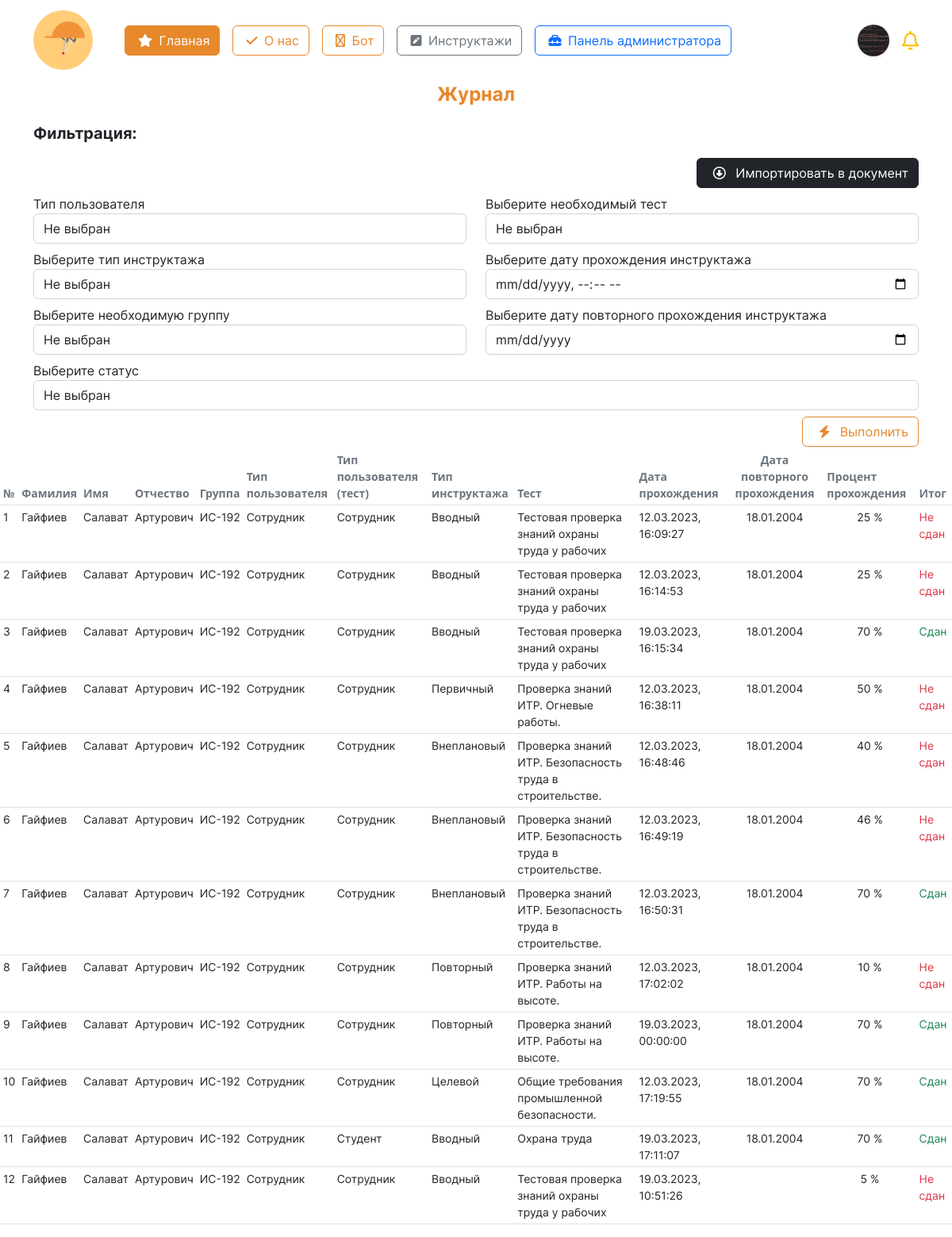
/account/journal/ (signed in), run on an earlier commit of the app's database.
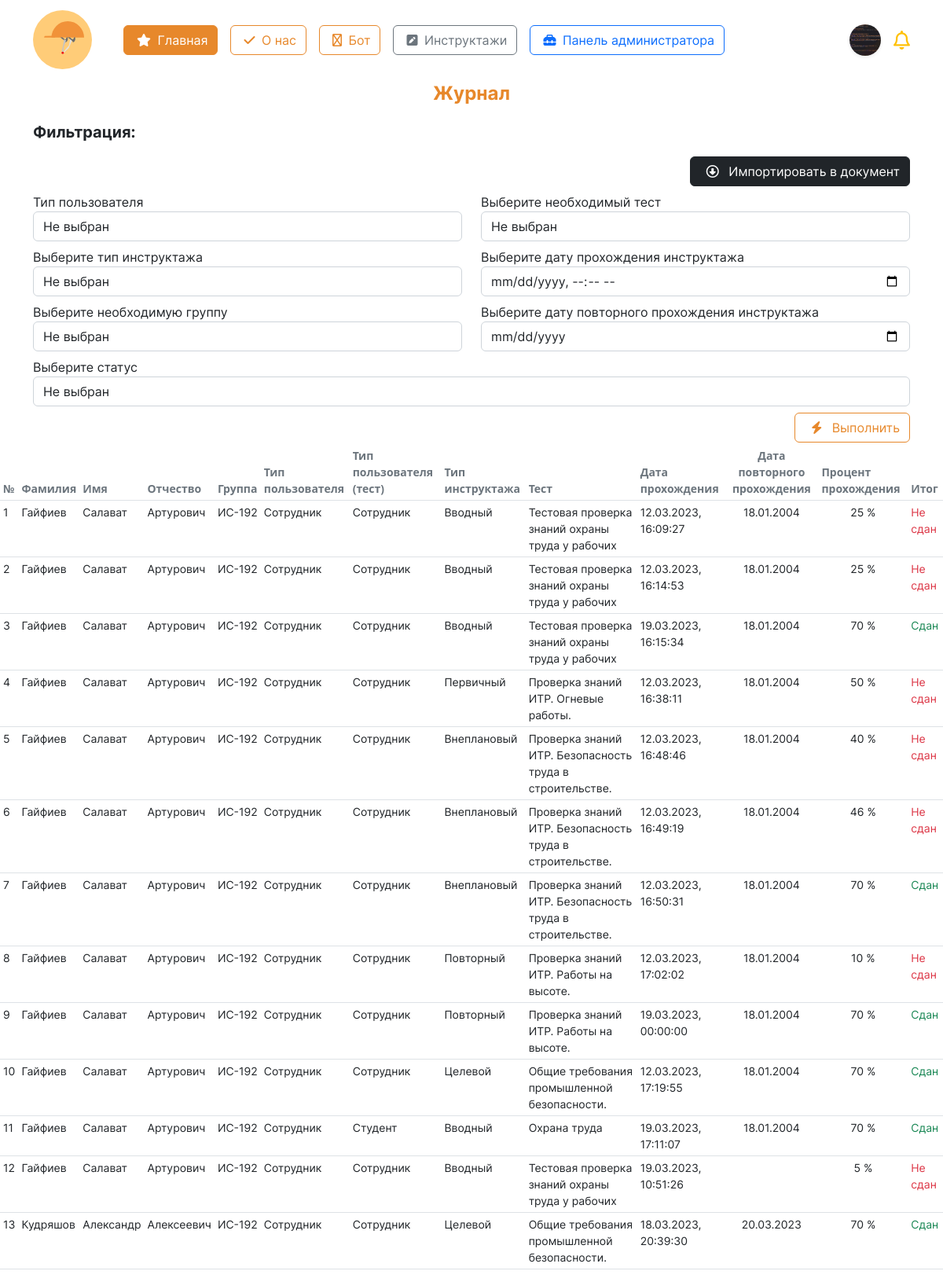
And on a later commit of the database.
### initru/models.py (models this page shows, shortened)
class CustomUser(AbstractUser):  # custom user for Users with django
    gen = (
        ('m', 'Мужской'),
        ('j', 'Женский')
    )
    patronymic = models.CharField(
        'Отчество',
        max_length=250,
    )
    gender = models.CharField(
        'Пол', choices=gen,
        max_length=3, null=True,
    )
    birthday_date = models.DateField(
        'Дата рождения', null=True,
    )
    region  = models.ForeignKey(
        Region, on_delete=models.CASCADE,
        null=True, verbose_name='Регион',
    )
    city  = ChainedForeignKey(
        City,
        chained_field='region',
        chained_model_field="region",
        show_all=False,
        auto_choose=True,
        null=True,
        sort=True, verbose_name = 'Город')
    street  = models.ForeignKey(
        Street, on_delete=models.CASCADE,
        null=True, verbose_name='Улица',
    )
    house = models.IntegerField(
        "Номер дома", null=True,
    )
    flat = models.IntegerField(
        'Этаж', null=True,
    )
    avatar = models.ImageField(
        'Изображение пользователя',
        upload_to='images/users/',
        null=True,
        blank=True,
    )
    phone_number = models.CharField(
        'Номер телефона', max_length=20,unique=True,
        blank=False, null=True,
    )
    type_user  = models.ForeignKey(
        typeuser, on_delete=models.CASCADE,
        verbose_name='Тип пользователя', null=True,
    )
    groupStud  = models.ForeignKey(
        Groups, on_delete=models.CASCADE,
        verbose_name='Группа', null=True,
        blank=True
    )
    role  = models.ForeignKey(
        role, on_delete=models.CASCADE,
        null=True, verbose_name='Роль',
    )
    date_end = models.DateField(
        'Дата завершения зачисления',
        null=True,
    )

class res(models.Model):
    user  = models.ForeignKey( CustomUser, on_delete=models.CASCADE, verbose_name='Пользователь')
    instruction  = models.ForeignKey( inst, on_delete=models.CASCADE, verbose_name='Инструктаж')
    quiz = models.ForeignKey(test, on_delete=models.CASCADE, verbose_name= 'Тест')
    date_instruction = models.DateTimeField( 'Дата прохождения инструктажа')
    date_instruction_end = models.DateField('Повторное прохождение', null=True)
    result = models.IntegerField( 'Результат в %')
    mark = models.CharField('Прошел', max_length=255)
    class Meta:
        verbose_name = 'Результат'
        verbose_name_plural = 'Результаты'

class Groups(models.Model):
    name_group = models.CharField(
        'Название группы',
        max_length=8
    )
    special  = models.ForeignKey(
        Spec, on_delete=models.CASCADE,
        null=False, verbose_name='Специальность'
    )
    class Meta:
        verbose_name = 'Группа'
        verbose_name_plural = 'Группы'
    def __str__(self):
        return f'{self.name_group}'

class typeuser(models.Model):
    name_type_user = models.CharField(
        "Название типа пользователя",
        max_length=15
    )
    class Meta:
        verbose_name = 'Тип пользователя'
        verbose_name_plural = 'Тип пользователей'
    def __str__(self):
        return f'{self.name_type_user}'

class test(models.Model):
    instruction = models.ForeignKey( inst, on_delete=models.CASCADE, verbose_name='Инструктаж' )
    name_test = models.CharField( 'Название теста инструктажа', max_length=125 )
    number_of_questions = models.IntegerField('Количество вопросов') ##
    time = models.IntegerField('Ограничение по времени') ##
    required_score_to_pass = models.IntegerField('Рекомендуемый балл в %', help_text='Рекомендуемый балл в %')
    type_user  = models.ForeignKey(typeuser, on_delete=models.CASCADE, verbose_name='Тип пользователя')
    file = models.FileField( 'Файл к тесту', upload_to='instr/', null=True, blank=True)
    class Meta:
        verbose_name = 'Тест'
        verbose_name_plural = 'Тесты'

class inst(models.Model):
    name_instruction = models.CharField(
        'Название инструктажа',
        max_length=64
    )
    date_period = models.IntegerField(
        'Период инструктажа'
    )
    class Meta:
        verbose_name = 'Инструктаж'
        verbose_name_plural = 'Инструктажи'

### initru/views.py (the view, shortened to what this page needs)
# urls.py: path('account/journal/', journalView, name = "journal_view"),
@login_required(login_url='account/login/')
def journalView(request):
    page_name = 'forOss/journal.html'
    obj_res = None # Для результатов
    obj_briefs = inst.objects.all()
    obj_type_users = typeuser.objects.all()
    obj_groups = Groups.objects.all()
    obj_quizes = test.objects.all()
    obj_results_user = res.objects.all()
    values = {
        'type_brief': obj_briefs,
        'type_users': obj_type_users,
        'groups': obj_groups,
        'quiz':obj_quizes,
        'users':obj_results_user,
    }
    return render(request, page_name, values)

### initru/templates/forOss/journal.html (shortened to what this page needs)
{% extends '../base.html' %}
{% load static %}
{% block content %}
<div>
    <div>
        <p class="text-center fw-bold fs-4" style='color:#E7882B; font-family: "Inter-Bold";'>Журнал</p>
    </div>
    <div class='container' style ='font-family: "Inter-Regular";'>
        <p class='fs-5' style='font-family: "Inter-Bold";'>Фильтрация:</p>
        <form id="filter-form">
            <div class = 'd-flex flex-row-reverse mb-2'>
                <button type = 'submit' class = 'btn btn-dark'>
                    <i class="fa-regular fa-circle-down mx-2"></i>
                    Импортировать в документ
                </button>
            </div>
            <div class = 'row'>
                <div class = 'col'>
                    <div class='box mb-2'>
                        <label for="id_type_user">
                            Тип пользователя
                        </label>
                        <select class='form-control  ' name="type_user" id="id_type_user">
                            <option selected class='text-warning fw-bold text-uppercase' value="">Не выбран</option>
                        </select>
                    </div>
                    <div class='box mb-2'>
                        <label for="id_type_brief">
                            Выберите тип инструктажа
                        </label>
                        <select class='form-control  ' name="type_brief" id="id_type_brief">
                            <option selected class='text-warning fw-bold text-uppercase' value="">Не выбран</option>
                        </select>
                    </div>
                    <div class='box mb-2'>
                        <label for="id_group">
                            Выберите необходимую группу
                        </label>
                        <select class='form-control' name="group" id="id_group">
                            <option selected class='text-warning fw-bold text-uppercase' value="">Не выбран</option>
                        </select>
                    </div>
                </div>
                <div class = 'col-6'>
                    <div class='box mb-2'>
                        <label for="id_quiz">
                            Выберите необходимый тест
                        </label>
                        <select class='form-control' name="quiz" id="id_quiz">
                            <option selected class='text-warning fw-bold text-uppercase' value="">Не выбран</option>
                        </select>
                    </div>
                    <div class='box mb-2'>
                        <label for="id_date_start">
                            Выберите дату прохождения инструктажа
                        </label>
                        <input class = 'form-control  ' name = 'date_start' id ='id_date_start' type="datetime-local" placeholder="Выберите дату">
                    </div>
                    <div class='box mb-2'>
                        <label for="id_date_start">
                            Выберите дату повторного прохождения инструктажа
                        </label>
                        <input class = 'form-control' name = 'date_end' id ='id_date_end' type="date" placeholder="Выберите дату">
                    </div>
                </div>
            </div>
            <div class='box mb-2'>
                <label for="id_date_start">
                    Выберите статус
                </label>
                <select class='form-control' name="mark" id="id_mark">
                    <option selected class='text-warning fw-bold text-uppercase' value="">Не выбран</option>
                </select>
            </div>
            <div class = 'float-end'>
                <button class = 'btn btn-outline-orange'>
                    <i class="fa-solid fa-bolt mx-2"></i>
                    Выполнить
                </button>
            </div>
        </form>
    </div>
    <div class = 'tables mt-5'>
        <table id = 'table' class = 'table table-hover table-sm' style="font-size: 14px;">
            <thead>
                <tr>
                    <th class = 'text-secondary' scope="col">№</th>
                    <th class = 'text-secondary' scope="col">Фамилия</th>
                    <th class = 'text-secondary' scope="col">Имя</th>
                    <th class = 'text-secondary' scope="col">Отчество</th>
                    <th class = 'text-secondary' scope="col">Группа</th>
                    <th class = 'text-secondary' scope="col">Тип пользователя</th>
                    <th class = 'text-secondary' scope="col">Тип пользователя (тест)</th>
                    <th class = 'text-secondary' scope="col">Тип инструктажа</th>
                    <th class = 'text-secondary' scope="col">Тест</th>
                    <th class = 'text-secondary' scope="col">Дата прохождения</th>
                    <th class = 'text-secondary text-center' scope="col">Дата повторного прохождения</th>
                    <th class = 'text-secondary' scope="col">Процент прохождения</th>
                    <th class = 'text-secondary' scope="col">Итог</th>
                </tr>
            </thead>
            <tbody id = 'id_tbody' style='font-family: "Inter-Regular";'>
                {% for u in users %}
                    <tr>
                        <td>
                            {{ forloop.counter }}
                        </td>
                        <td>
                            {{ u.user.last_name }}
                        </td>
                        <td>
                            {{ u.user.first_name }}
                        </td>
                        <td>
                            {{ u.user.patronymic }}
                        </td>
                        <td>
                            {{ u.user.groupStud }}
                        </td>
                        <td>
                            {{ u.user.type_user }}
                        </td>
                        <td>
                            {{ u.quiz.type_user }}
                        </td>
                        <td>
                            {{ u.instruction.name_instruction }}
                        </td>
                        <td>
                            {{ u.quiz.name_test }}
                        </td>
                        <td>
                            {{ u.date_instruction|date:"d.m.Y, H:i:s" }}
                        </td>
                        <td class="text-center">
                            {{ u.date_instruction_end|date:"d.m.Y" }}
                        </td>
                        <td class="text-center">
                            {{ u.result }} %
                        </td>
                        <td>
                            {% if u.mark == 'Не сдан' %}
                                <span class = 'text-danger'> {{ u.mark }}</span>
                            {% else %}
                                <span class = 'text-success'> {{ u.mark }}</span>
                            {% endif %}
                        </td>
                    </tr>
                {% empty %}
                    <tr>
                        <td>Пока пусто.</td>
                    </tr>
                {% endfor %}
            </tbody>
        </table>
    </div>
</div>
{% endblock content %}

### initru/templates/base.html (shortened to what this page needs)
<!DOCTYPE html>
{% load static %}
<html lang="ru">
<head>
	<link rel="stylesheet" href="{% static 'css/bootstrap.min.css' %}">
	<link rel="stylesheet" href="{% static 'css/style.css' %}">
	<link href="{% static 'fontawesomefree/css/fontawesome.css' %}" rel="stylesheet" type="text/css">
	<link href="{% static 'fontawesomefree/css/brands.css' %}" rel="stylesheet" type="text/css">
	<link href="{% static 'fontawesomefree/css/solid.css' %}" rel="stylesheet" type="text/css">
</head>
<header>
	<nav class="navbar" style='font-family: "Inter-Regular";'>
		<div class="container">
			<div class='d-flex align-items-center'>
				<a href="{% url 'main' %}" class="navbar-brand">
					<img src="{% static 'images/logo.svg' %}" alt="logo" height="75">
				</a>
				<div class="d-flex mx-3 flex-wrap">
					<a class='btn btn-orange mx-2' href="{% url 'main' %}">
						<i class="fa-solid fa-star mx-1"></i>
						Главная
					</a>
					<a class='btn btn-outline-orange mx-2' href="{% url 'about' %}">
						<i class="fa-solid fa-check mx-1"></i>
						О нас
					</a>
					<a class='btn btn-outline-orange mx-2' href="{% url 'chat_response' %}">
						<i class="fa-regular fa-robot mx-1"></i>
						Бот
					</a>
					{% if user.is_authenticated %}
					<a class='btn btn-outline-secondary mx-2' href="{% url 'brief' %}">
						<i class="fa-solid fa-square-pen mx-1"></i>
						Инструктажи
					</a>
						{% if user.is_superuser %}
							<a class='btn btn-outline-primary mx-2' href="{% url 'admin:index' %}">
								<i class="fa-solid fa-toolbox mx-1"></i>
								Панель администратора
							</a>
						{% endif %}
					{% endif %}
				</div>
			</div>
			<div class='navbar d-flex justify-content-center'>
				{% if user.is_authenticated %}
				<div class="dropdown text-end d-flex mx-2">
					<a class="d-block link-dark text-decoration-none d-flex align-items-center" id="dropdownUser1" data-bs-toggle="dropdown" aria-expanded="false">
						<div class = 'rounded-circle mx-2 shadow-sm' style = '
						width: 40px;
						height: 40px;
						background-position: center;
						background-repeat: no-repeat;
						background-size: cover;
						background-clip: unset;
						background-image: url("{{ request.user.avatar.url }}");
						'></div>
					</a>
				</div>
				<i class="fa-regular fa-bell fs-4 text-warning"></i>
				{% else %}
				<div class="dropdown text-end">
					<a href="{% url 'login' %}" class="d-block link-dark text-decoration-none">
						<img src="{% static 'images/startPage/user/user.svg' %}" alt="user">
					</a>
				</div>
				{% endif %}
			</div>
		</div>
	</nav>
</header>
<body>
	<main>
		{% block content %}
		{% endblock content %}
	</main>
</body>
</html>

What changed in the data, as far as the page shows it:
added res: user.last_name "Кудряшов", user.first_name "Александр", user.patronymic "Алексеевич", user.groupStud "ИС-192", user.type_user "Сотрудник", quiz.type_user "Сотрудник", instruction.name_instruction "Целевой", quiz.name_test "Общие требования промышленной безопасности.", date_instruction "18.03.2023, 20:39:30", date_instruction_end "20.03.2023", result "70", mark "Сдан"
